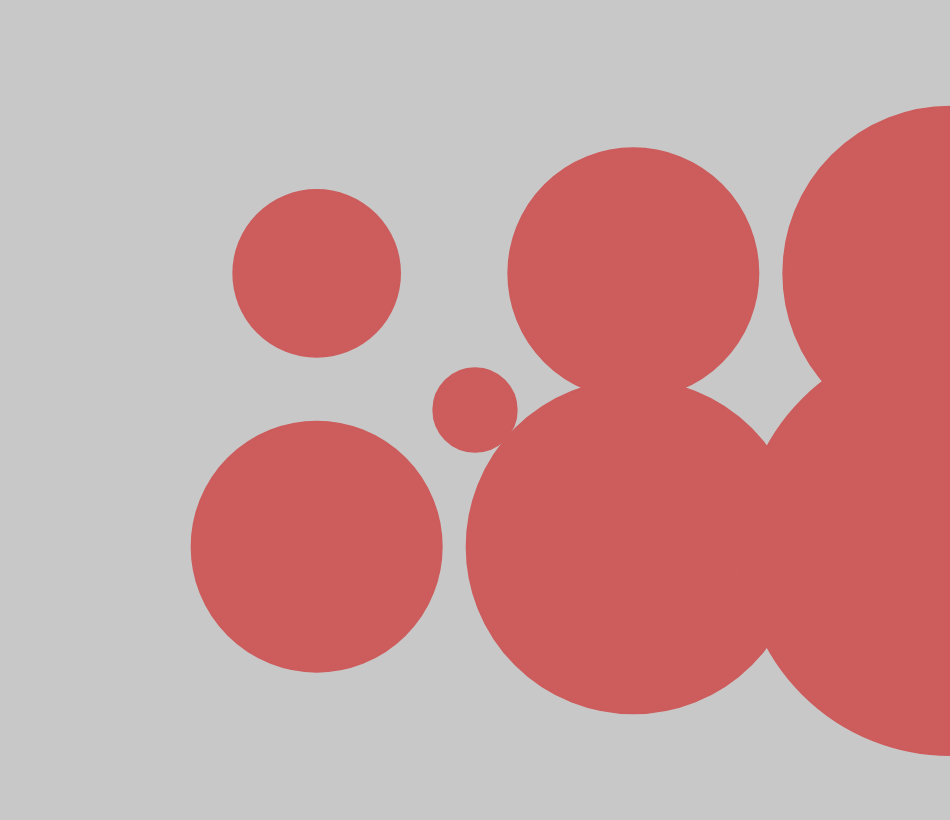
Frame 1 (no input)
Frame 60 (no input): identical to frame 1, image omitted
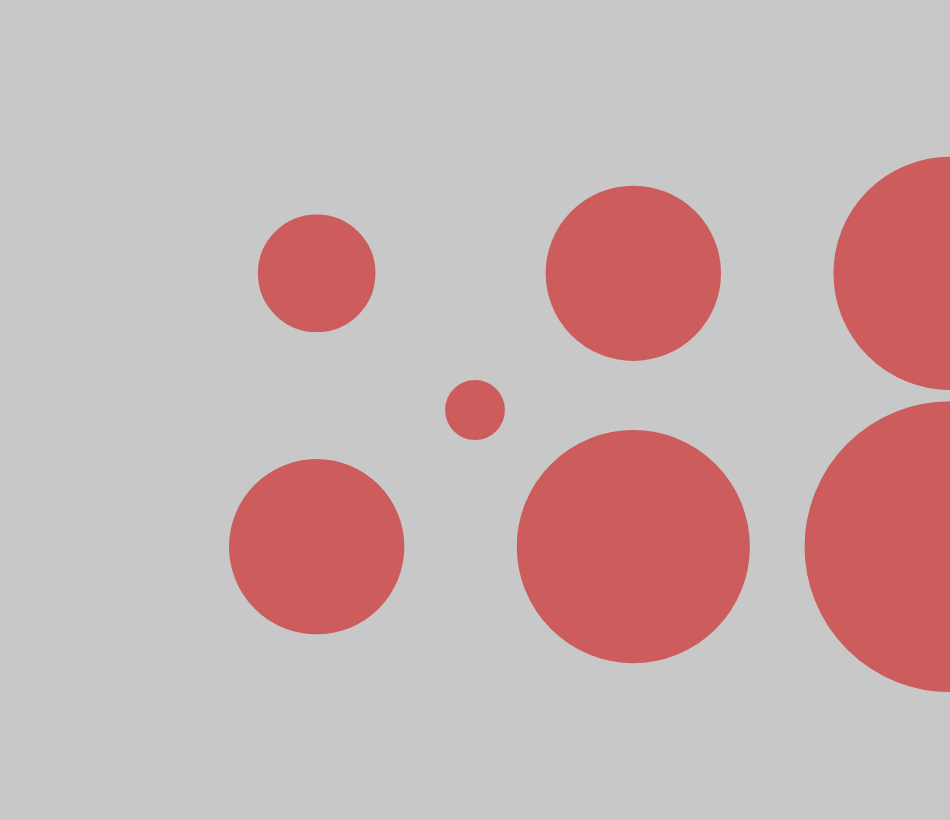
Frame 120 (the mouse pressed at the canvas centre since frame 60)

The p5.js sketch that drew these frames (run headless with seeded random() and noise() and a simulated clock; from frame 60 on, the mouse is pressed at the canvas centre):

// p5.js sketch
// ── sketch.js


var batatas;
var raio;

var valor;
var decisao;




function setup() {

createCanvas(950, 820);
raio = 0.00;
decisao = true;
background(200);

stroke(205, 92, 92);
strokeWeight(2);






}

function draw() {

background (200);
    
  if (decisao == false){
  
    stroke(205, 92, 92);
    fill(0);

    if (mouseX <= height/2) {
    raio = map(mouseY,10,width,0,80);}
    else {
    raio = map(mouseY,10,width,0,20);
    }}
    
  else{
  

    fill(205, 92, 92);
    if (mouseY >= height/2) {
    raio = map(mouseX,50,width,20,100);}
    else {
    raio = map(mouseX,50,width,80,20);
    }
  }


  strokeWeight(2);
  ellipse (width/2,height/2,raio,raio);
  batatas = int(raio);
  valor =  str(raio);


  
  
  for (var i = 1 ; i <= 3 ; i++) {
    for (var j = 1 ; j < 3 ; j++) {
    ellipse(i*width/3,j*height/3,raio*(j+i),raio*(j+i));
  }}
}

function keyTyped(){
  if (key == 'a'){
    decisao = !decisao;}
}
